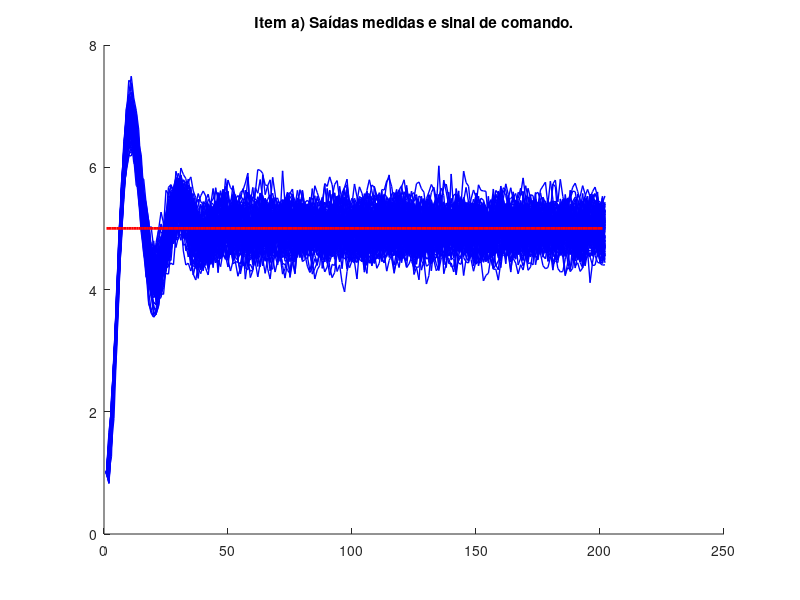
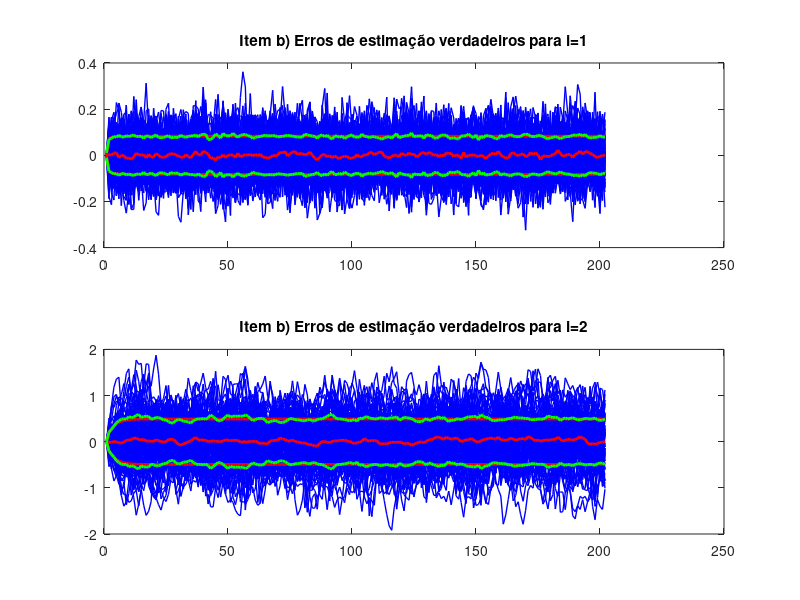
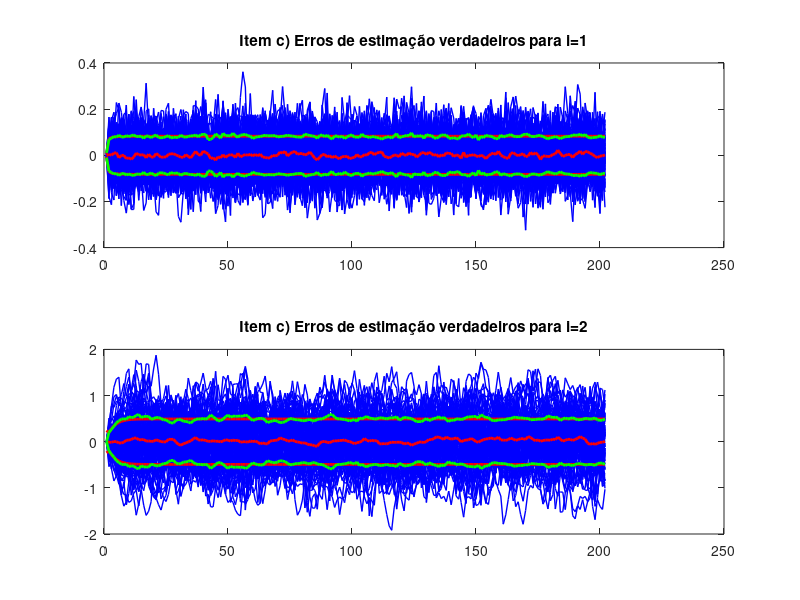

MATLAB code for these plots, in order:
%%%%%%%%%%%%%%%%%%%%%%%%%%%%%%%%%%%%%%%%%%%%%%%%%%%%%%%%%%%%%%%%%%%%%%%%%%%%%%%%%%%%%%%
% MP-208 : Filtragem Ótima com Aplicações Aeroespaciais                 
% Exercício Computacional 2                                     
% Aluno : Marcos Tortólio Junior                                                      
%%%%%%%%%%%%%%%%%%%%%%%%%%%%%%%%%%%%%%%%%%%%%%%%%%%%%%%%%%%%%%%%%%%%%%%%%%%%%%%%%%%%%%%

close all;
clear all;

% Definição da variável aleatória Wk
Q = diag([10^-2,4*10^-2]);

% Definição da variável aleatória Vk
R = 0.01;

% Definição da variável aleatória X1
m_x1 = [1;0];
P_x1 = diag([10^-4,10^-8]);

% Definição do sistema dinâmico
A = [1 0.1; 0 1];
B = [0.005; 0.1];
C = [1 0];

% Período de amostragem
T = 0.1;

% Definição do sinal de controle
yk_ctrl = 5;
e1 = [1;0];
e2 = [0;1];

%%%%%%%%%%%%%%%%%%%%%%%%%%%%%%%%%%%%%%%%%%%%%%%%%%%%%%%%%%%%%%%%%%%%%%%%%%%%%%%%%%%%%%%
% Item a) Simulação do sistema dinâmico.
%%%%%%%%%%%%%%%%%%%%%%%%%%%%%%%%%%%%%%%%%%%%%%%%%%%%%%%%%%%%%%%%%%%%%%%%%%%%%%%%%%%%%%%

% Número de realizações
r_max = 100;

% Tempo de simulação t=0,...,t_max
t_max = 20;
k_max = length(0:t_max/T);

% Realizações r=1,...,r_max
XK = zeros(2,k_max,r_max);
UK = zeros(r_max,k_max);
YK = zeros(r_max,k_max);

rng(0,'twister');

for r = 1:r_max
	
	x1 = m_x1 + sqrtm(P_x1)*randn(2,1);
	XK(:,1,r) = x1;
	
	YK(r,1) = C * x1;	
	
	for k = 1:k_max
		
		% Vetor de estados anterior
		xk = XK(:,k,r);
				
		% Sinal de controle
		uk = 10 * (yk_ctrl - e1' * xk) - 2 * e2' * xk;
		UK(r,k) = uk;
		
		% Atualização do vetor de estados
		xk =  A * xk + B * uk + sqrtm(Q)*randn(2,1);
		XK(:,k+1,r) = xk;
		
		% Saída medida
		YK(r,k+1) = C * xk + sqrt(R)*randn();	
			
	end
end

% Gráfico de Yk comando e Yk realizações
figure(1)
hold on
plot(YK','b','LineWidth',1)
plot(yk_ctrl*ones(1,k_max),'r','LineWidth',2);
title('Item a) Saídas medidas e sinal de comando.')

%%%%%%%%%%%%%%%%%%%%%%%%%%%%%%%%%%%%%%%%%%%%%%%%%%%%%%%%%%%%%%%%%%%%%%%%%%%%%%%%%%%%%%%
% Item b) Filtro de Kalman convencional.
%%%%%%%%%%%%%%%%%%%%%%%%%%%%%%%%%%%%%%%%%%%%%%%%%%%%%%%%%%%%%%%%%%%%%%%%%%%%%%%%%%%%%%%

XK_KF = zeros(2,k_max,r_max);
XK_Erro = zeros(2,k_max);
PK = zeros(2,k_max);

Erro_med = 0;
Erro_RMS = 0;

figure(2)

for r = 1:r_max
	
	% Inicialização do filtro
	xk_est = m_x1;
	XK_KF(:,1,r) = xk_est;
	XK_Erro(:,1) = XK(:,1,r) - xk_est;
	
	Pk = P_x1;
	PK(:,1) = diag(Pk);
			
	for k = 1:k_max
		
		% Sinal de controle
		uk = UK(r,k);
				
		% Predição
		xk_pred = A * xk_est + B * uk;				
		Pk = A * Pk * A' + Q;

		% Atualização
		Kk = Pk * C' * inv(C * Pk * C' + R);
		KK(:,k) = Kk;
		
		yk = YK(r,k+1);
		xk_est = xk_pred + Kk * (yk - C * xk_pred);
		XK_KF(:,k+1,r) = xk_est;

		Pk = Pk - Kk * C * Pk;				
		PK(:,k+1) = sqrt(diag(Pk));

		% Erro de estimação
		xk = XK(:,k+1,r);
		XK_Erro(:,k+1) = xk - xk_est;
				
	end
	
	min_ = min(XK_Erro')';
	max_ = max(XK_Erro')';
	
	
	Erro_med = Erro_med + XK_Erro;
	Erro_RMS = Erro_RMS  + XK_Erro .* XK_Erro;
	
	subplot(2,1,1);plot(XK_Erro(1,:),'b','LineWidth',1);hold on
	subplot(2,1,2);plot(XK_Erro(2,:),'b','LineWidth',1);hold on
end

Erro_med = Erro_med/r_max;
Erro_RMS = sqrt(Erro_RMS/r_max - Erro_med .* Erro_med);

% Gráficos dos erros de estimação das realizações para cada componente de X
for i=1:2
	subplot(2,1,i)
	title(['Item b) Erros de estimação verdadeiros para i=',num2str(i)])
	plot(Erro_med(i,:),'r','LineWidth',2)
	plot(PK(i,:),'r','LineWidth',2);plot(-PK(i,:),'r','LineWidth',2)
	plot(Erro_RMS(i,:),'g','LineWidth',2);plot(-Erro_RMS(i,:),'g','LineWidth',2)
end

%%%%%%%%%%%%%%%%%%%%%%%%%%%%%%%%%%%%%%%%%%%%%%%%%%%%%%%%%%%%%%%%%%%%%%%%%%%%%%%%%%%%%%%
% Item c) Filtro informação.
%%%%%%%%%%%%%%%%%%%%%%%%%%%%%%%%%%%%%%%%%%%%%%%%%%%%%%%%%%%%%%%%%%%%%%%%%%%%%%%%%%%%%%%

ZK = zeros(2,k_max,r_max);
XK_Erro = zeros(2,k_max);
PK = zeros(2,k_max);

Erro_med = 0;
Erro_RMS = 0;

figure(4)

I = eye(size(A,2));

for r = 1:r_max
	
	% Inicialização do filtro
	XK_Erro(:,1) = XK(:,1,r) - m_x1;
	
	Lk = inv(P_x1);
	zk_est = Lk * m_x1;
	PK(:,1) = diag(Pk);
			
	for k = 1:k_max
		
		% Sinal de controle
		uk = UK(r,k);
				
		% Predição
		PIk = inv(A') * Lk * inv(A);
		Kk = PIk * inv(PIk + inv(Q));
		
		zk_pred = (I - Kk) * inv(A') * zk_est + (I - Kk) * PIk * B * uk;				
		Lk = (I - Kk) * PIk;

		% Atualização
		yk = YK(r,k+1);
		zk_est = zk_pred + C' * inv(R) * yk;
		Lk = Lk + C' * inv(R) * C;
				
		xk_est = inv(Lk) * zk_est;
		PK(:,k+1) = sqrt(diag(inv(Lk)));

		% Erro de estimação
		xk = XK(:,k+1,r);
		XK_Erro(:,k+1) = xk - xk_est;
				
	end
		
	Erro_med = Erro_med + XK_Erro;
	Erro_RMS = Erro_RMS  + XK_Erro .* XK_Erro;
	
	subplot(2,1,1);plot(XK_Erro(1,:),'b','LineWidth',1);hold on
	subplot(2,1,2);plot(XK_Erro(2,:),'b','LineWidth',1);hold on
end

Erro_med = Erro_med/r_max;
Erro_RMS = sqrt(Erro_RMS/r_max - Erro_med .* Erro_med);

% Gráficos dos erros de estimação médio das realizações para cada componente de X
for i=1:2
	subplot(2,1,i)
	title(['Item c) Erros de estimação verdadeiros para i=',num2str(i)])
	plot(Erro_med(i,:),'r','LineWidth',2)
	plot(PK(i,:),'r','LineWidth',2);plot(-PK(i,:),'r','LineWidth',2)
	plot(Erro_RMS(i,:),'g','LineWidth',2);plot(-Erro_RMS(i,:),'g','LineWidth',2)
end
